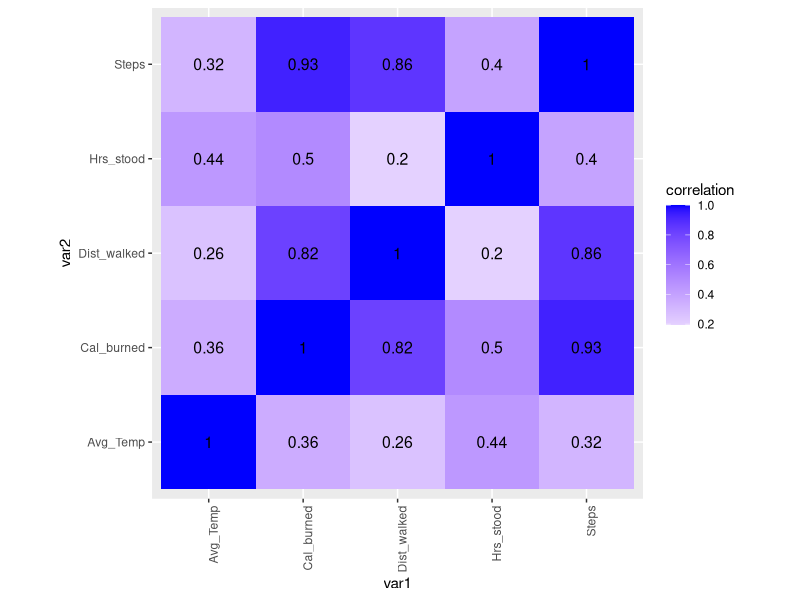
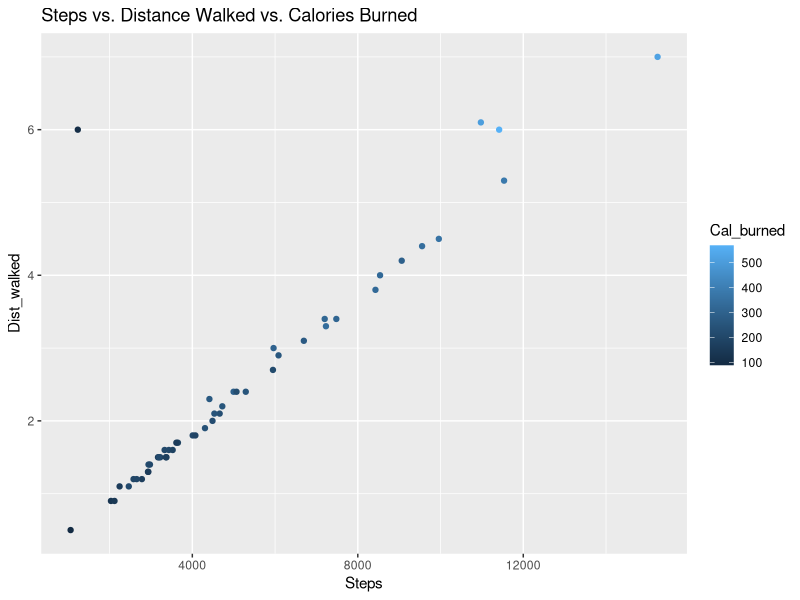
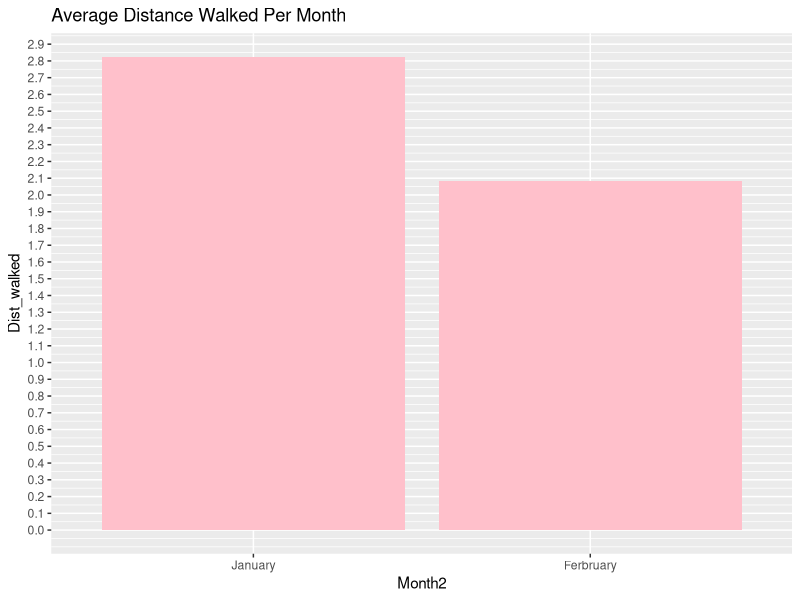
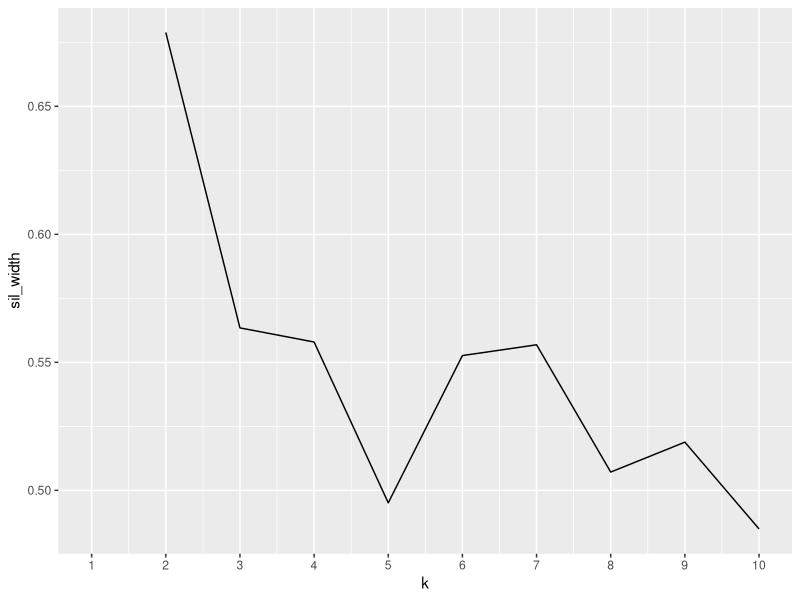
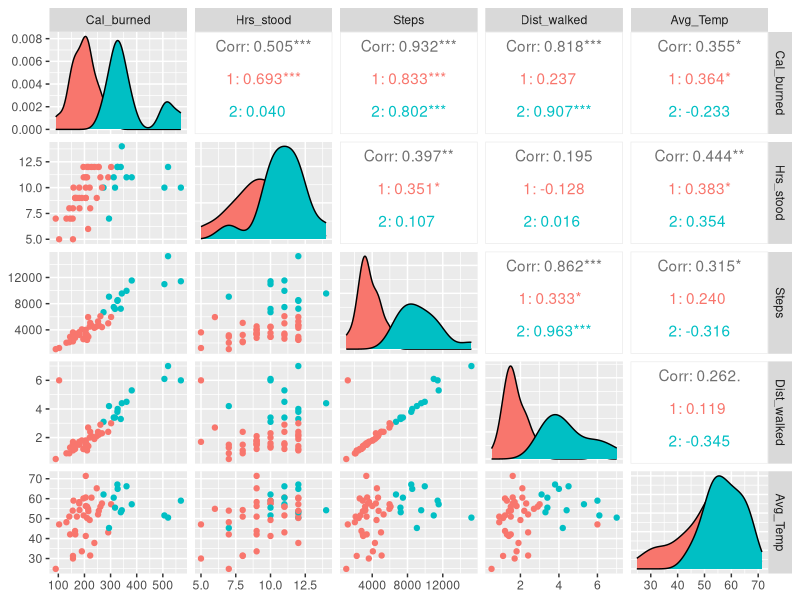
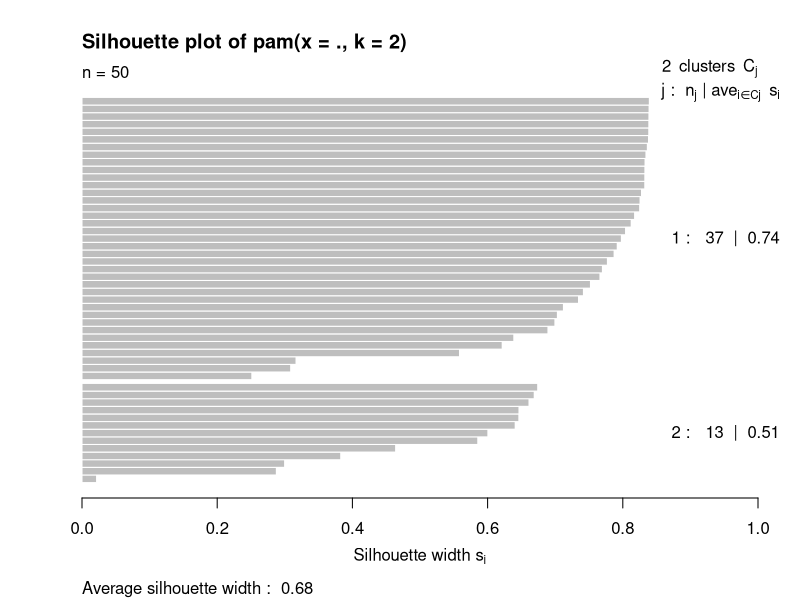

Write the R code that produced these figures, in order.
## ---- chunk 1
knitr::opts_chunk$set(echo = TRUE)
## ---- chunk 2
library(tidyverse)
Apple_Watch_Data <- read.csv("Apple_Watch_Data.csv")
Weather_Data <- read.csv("Weather_Data.csv")
## ---- chunk 3
Joined_Fitness_Data <- Apple_Watch_Data %>% left_join(Weather_Data, by="Date")
## ---- chunk 4
#Filter function 
Joined_Fitness_Data %>% filter(Steps >= 10000)
## ---- chunk 5
#Select function 
Joined_Fitness_Data %>% select(Date, Cal_burned, Dist_walked) %>% arrange(Dist_walked) %>% head()
## ---- chunk 6
#Arrange function 
Joined_Fitness_Data %>% arrange(Avg_Temp) %>% head()
## ---- chunk 7
#group_by function 
Joined_Fitness_Data %>% separate(Date,into=c("Month", "Day", "Year")) %>% 
  mutate(Month2 = recode_factor(Month, `1`="January", `2`="Ferbruary")) %>%
  group_by(Month2)
## ---- chunk 8
#Mutate funtion 
Joined_Fitness_Data %>% mutate(Avg_temp_celcius = (Avg_Temp - 32)*(5/9)) %>% head()
## ---- chunk 9
#Summarize function 
Joined_Fitness_Data %>% separate(Date,into=c("Month", "Day", "Year")) %>% 
  mutate(Month2 = recode_factor(Month, `1`="January", `2`="Ferbruary")) %>%
  group_by(Month2) %>% 
  summarize(mean_cal_burn=mean(Cal_burned,na.rm=T),mean_hrs_stood=mean(Hrs_stood,na.rm=T), mean_steps=mean(Steps,na.rm=T), mean_dist_walk=mean(Dist_walked,na.rm=T), mean_avg_temp=mean(Avg_Temp,na.rm=T))
## ---- chunk 10
#Summary statistics for overall data 
Joined_Fitness_Data %>%
  summarize(mean_cal.burn=mean(Cal_burned, na.rm=T),
            sd_cal.burn=sd(Cal_burned, na.rm=T),
            min_cal.burn=min(Cal_burned),
            max_cal.burn=max(Cal_burned),
            var_cal.burn=var(Cal_burned, na.rm=T),
  mean_hrs.stood=mean(Hrs_stood, na.rm=T),
            sd_hrs.stood=sd(Hrs_stood, na.rm=T),
            min_hrs.stood=min(Hrs_stood),
            max_hrs.stood=max(Hrs_stood),
            var_hrs.stood=var(Hrs_stood, na.rm=T),
  mean_steps=mean(Steps, na.rm=T),
            sd_steps=sd(Steps, na.rm=T),
            min_steps=min(Steps),
            max_steps=max(Steps),
            var_steps=var(Steps, na.rm=T),
  mean_dist.walked=mean(Dist_walked, na.rm=T),
            sd_dist.walked=sd(Dist_walked, na.rm=T),
            min_dist.walked=min(Dist_walked),
            max_dist.walked=max(Dist_walked),
            var_dist.walked=var(Dist_walked, na.rm=T),
  mean_avg.temp=mean(Avg_Temp, na.rm=T),
            sd_avg.temp=sd(Avg_Temp, na.rm=T),
            min_avg.temp=min(Avg_Temp),
            max_avg.temp=max(Avg_Temp),
            var_avg.temp=var(Avg_Temp, na.rm=T)) %>%
  pivot_longer(1:25,names_to="Summary_Statistics", values_to="Value") %>% 
  separate("Summary_Statistics", into=c("Summary_Statistic","Variable"),sep="_") %>%
  pivot_wider(names_from = "Summary_Statistic",values_from="Value")

#Summary statistics for grouped data 
Joined_Fitness_Data %>% separate(Date,into=c("Month", "Day", "Year")) %>% 
  mutate(Month2 = recode_factor(Month, `1`="January", `2`="Ferbruary")) %>%
  group_by(Month2) %>% 
  summarize(mean_cal.burn=mean(Cal_burned, na.rm=T),
            sd_cal.burn=sd(Cal_burned, na.rm=T),
            min_cal.burn=min(Cal_burned),
            max_cal.burn=max(Cal_burned),
            var_cal.burn=var(Cal_burned, na.rm=T),
  mean_hrs.stood=mean(Hrs_stood, na.rm=T),
            sd_hrs.stood=sd(Hrs_stood, na.rm=T),
            min_hrs.stood=min(Hrs_stood),
            max_hrs.stood=max(Hrs_stood),
            var_hrs.stood=var(Hrs_stood, na.rm=T),
  mean_steps=mean(Steps, na.rm=T),
            sd_steps=sd(Steps, na.rm=T),
            min_steps=min(Steps),
            max_steps=max(Steps),
            var_steps=var(Steps, na.rm=T),
  mean_dist.walked=mean(Dist_walked, na.rm=T),
            sd_dist.walked=sd(Dist_walked, na.rm=T),
            min_dist.walked=min(Dist_walked),
            max_dist.walked=max(Dist_walked),
            var_dist.walked=var(Dist_walked, na.rm=T),
  mean_avg.temp=mean(Avg_Temp, na.rm=T),
            sd_avg.temp=sd(Avg_Temp, na.rm=T),
            min_avg.temp=min(Avg_Temp),
            max_avg.temp=max(Avg_Temp),
            var_avg.temp=var(Avg_Temp, na.rm=T))%>%
  pivot_longer(-1,names_to="Summary_Statistics", values_to="Value") %>% separate("Summary_Statistics", into=c("Summary_Statistic","Variable"),sep="_") %>% pivot_wider(names_from = "Summary_Statistic",values_from="Value")
## ---- chunk 11
cormat <- Joined_Fitness_Data %>% select_if(is.numeric) %>% cor(use="pair")

tidycor <- cormat %>% as.data.frame %>% rownames_to_column("var1") %>% pivot_longer(-1,names_to="var2",values_to="correlation")
tidycor

tidycor %>% ggplot(aes(var1,var2,fill=correlation))+
  geom_tile()+ 
  scale_fill_gradient2(low="red", mid="white", high="blue") +
  geom_text(aes(label=round(correlation,2)),color="black", size=4)+
  theme(axis.text.x=element_text(angle=90, hjust=1))+
  coord_fixed()
## ---- chunk 12
#Scatterplot showing steps vs distance walked vs calories burned
ggplot(Joined_Fitness_Data, aes(Steps, Dist_walked)) + geom_point(aes(color=Cal_burned))+
  ggtitle("Steps vs. Distance Walked vs. Calories Burned")
## ---- chunk 13
#Bar Graph of Temp vs Distance walked 
Fitness_by_month <- Joined_Fitness_Data %>% separate(Date,into=c("Month", "Day", "Year")) %>% 
  mutate(Month2 = recode_factor(Month, `1`="January", `2`="Ferbruary")) %>%
  group_by(Month2)

ggplot(Fitness_by_month, aes(x=Month2, y=Dist_walked))+ geom_bar(stat="summary", fill="Pink")+
  scale_y_continuous(breaks=seq(0,3,.1))+
  ggtitle("Average Distance Walked Per Month")
## ---- chunk 14
Joined_Fitness_Data1 <- Joined_Fitness_Data %>% select(-Date)

library(cluster)
sil_width <- vector()
for(i in 2:10){
  kms <- kmeans(Joined_Fitness_Data1,centers=i)
  sil <- silhouette(kms$cluster,dist(Joined_Fitness_Data1))
  sil_width[i]<-mean(sil[,3])
}
ggplot()+geom_line(aes(x=1:10,y=sil_width))+scale_x_continuous(name="k",breaks=1:10)

pam1 <- Joined_Fitness_Data1 %>% pam(k=2)
pam1

library(GGally)

Joined_Fitness_Data1 %>% mutate(cluster=as.factor(pam1$clustering)) %>%
  ggpairs(columns=c("Cal_burned","Hrs_stood", "Steps", "Dist_walked", "Avg_Temp"), aes(color=cluster))

plot(pam1,which=2)

